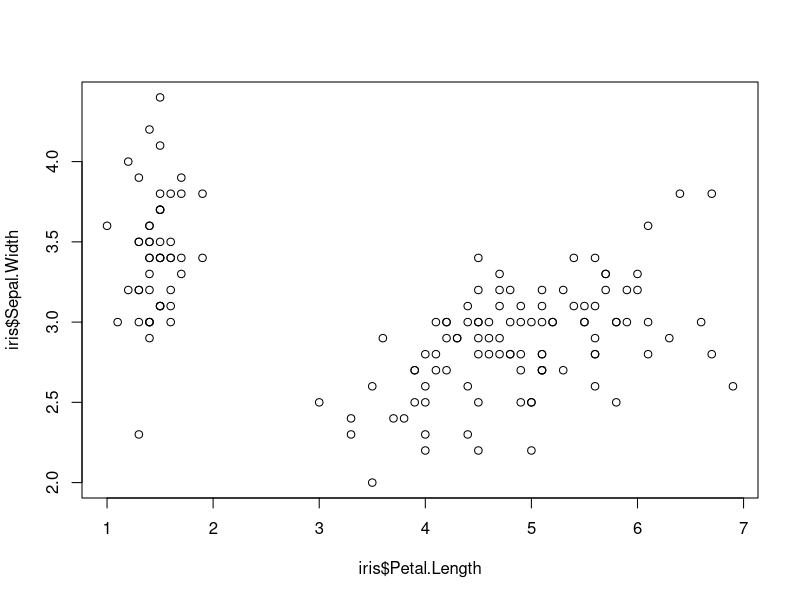
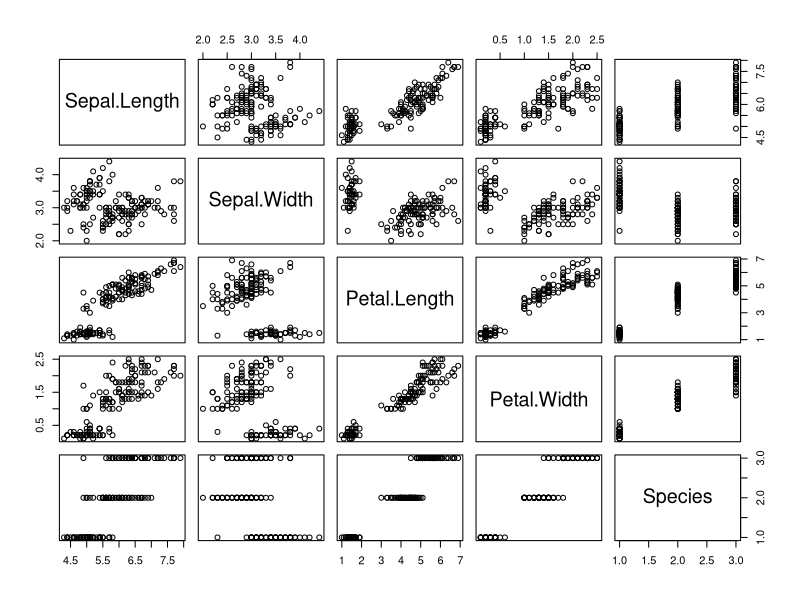
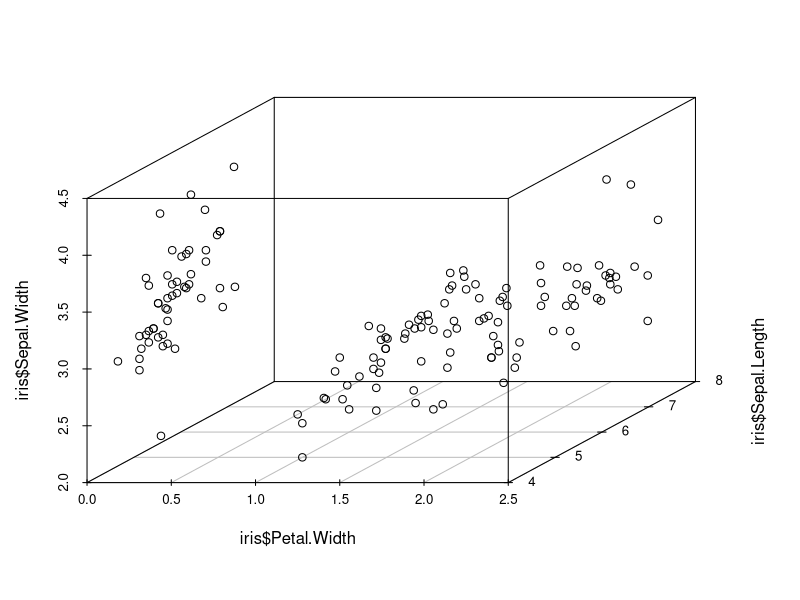
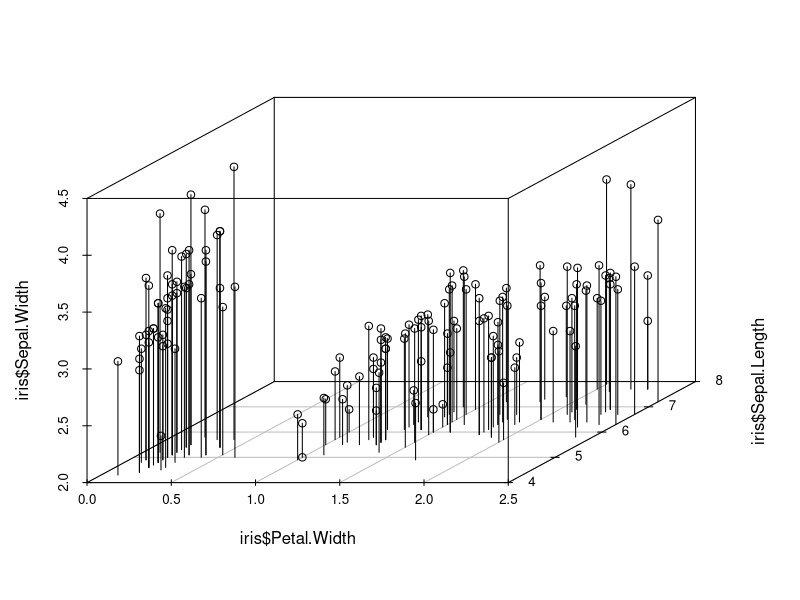
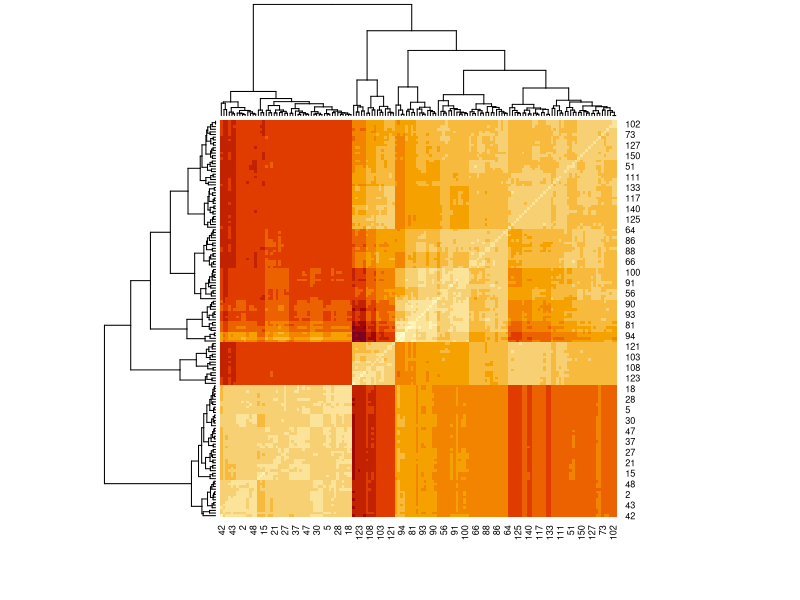
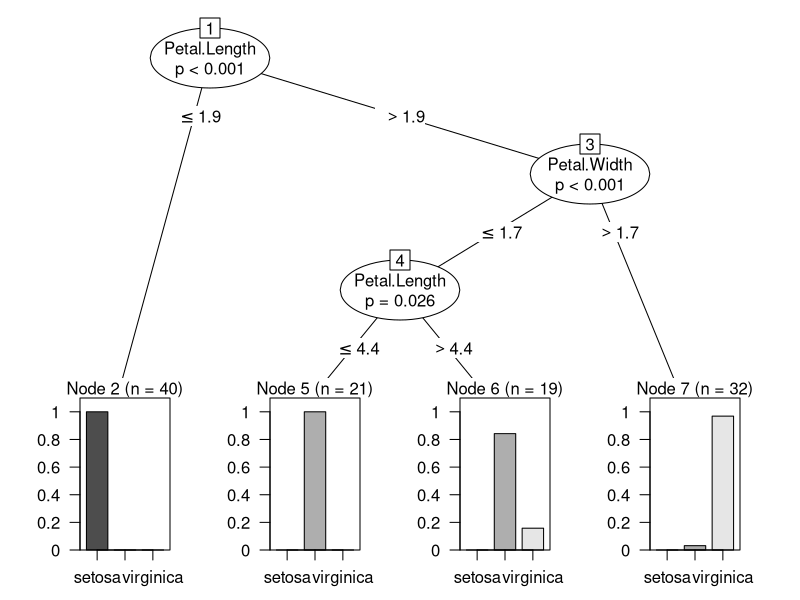
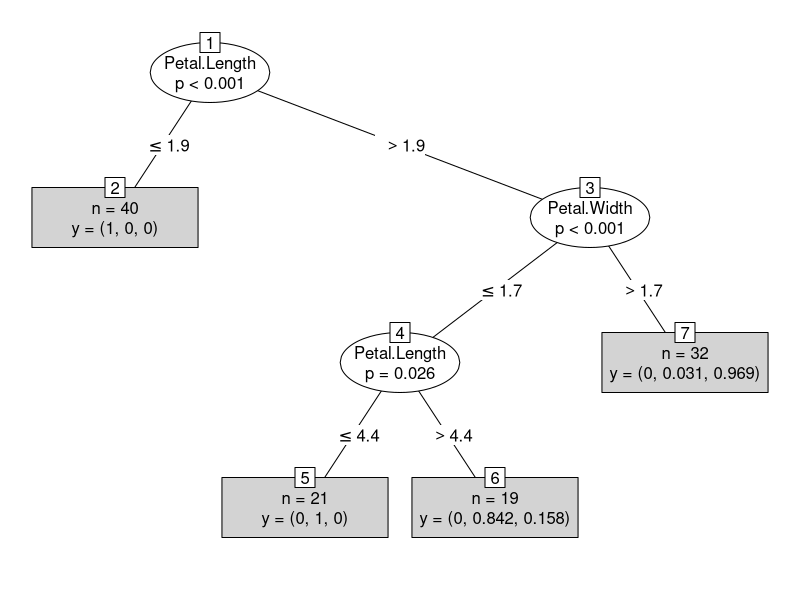

The R script that drew these images, in order:
## Unidad 05
## Data Mining

data(iris)
plot(iris$Petal.Length, iris$Sepal.Width)

pairs(iris)

# install.packages("scatterplot3d")
library(scatterplot3d)
scatterplot3d(iris$Petal.Width, iris$Sepal.Length, iris$Sepal.Width)
scatterplot3d(iris$Petal.Width, iris$Sepal.Length, iris$Sepal.Width, type="h")

# dist(x) calcula por defecto la distacia euclidiana entre las filas de x
mm <- matrix(c(0,1,0,1), nrow=2, ncol=2)
mm
#     [,1] [,2]
#[1,]    0    0
#[2,]    1    1
dist(mm)
#         1
#2 1.414214

mm <- as.matrix(rbind(c(0,0),c(1,1),c(0,1)))
mm
#     [,1] [,2]
#[1,]    0    0
#[2,]    1    1
#[3,]    0    1
dist(mm)
#         1        2
#2 1.414214         
#3 1.000000 1.000000

distMatrix <- as.matrix(dist(iris[,1:4]))
heatmap(distMatrix)

## Decisions tree y random forest

## Decision tree con el paquete party

set.seed(1234)
ind <- sample(2, nrow(iris), replace = TRUE, prob=c(0.7, 0.3))
trainData <- iris[ind==1,]
testData <- iris[ind==2,]

install.packages("party")
library(party)
myFormula <- Species ~ Sepal.Length + Sepal.Width + Petal.Length +  Petal.Width

iris_ctree <- ctree(myFormula, data = trainData)

table(predict(iris_ctree), trainData$Species)

predict(iris_ctree)

print(iris_ctree)

plot(iris_ctree)

plot(iris_ctree, type='simple')

# predict on test data
testPred <- predict(iris_ctree, newdata = testData)
table(testPred, testData$Species)

## Decisions trees con el paquete rpart

data("bodyfat", package = "TH.data")
dim(bodyfat)
head(bodyfat)
names(bodyfat)

ind <- sample(2, nrow(bodyfat), replace = TRUE, prob= c(0.7, 0.3))

bodyfat.train <- bodyfat[ind==1,]
bodyfat.train <- bodyfat[ind==2,]

library(rpart)

myFormula <- DEXfat ~ age + waistcirc + hipcirc + elbowbreadth + kneebreadth

bodyfat_rpart <- rpart(myFormula, data = bodyfat.train, control = rpart.control(minsplit = 10))

attributes(bodyfat_rpart)

print(bodyfat_rpart$cptable)
